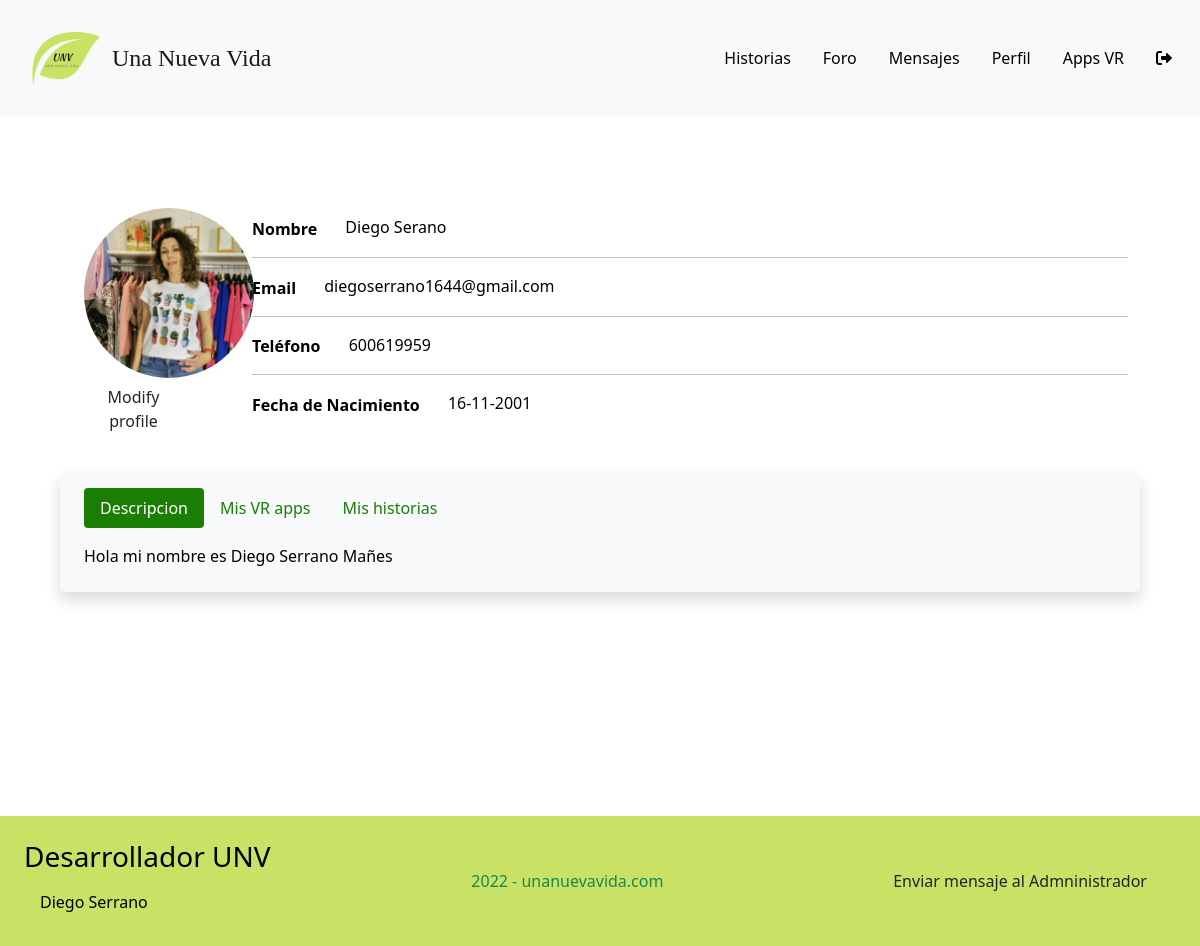
Page /web/index.php?ctl=verPerfil&id=70 (signed in) on the committed database.
### tables this page shows
CREATE TABLE `usuarios` (
  `id_usuario` int(11) NOT NULL,
  `usuario` varchar(10) NOT NULL,
  `password` varchar(200) NOT NULL,
  `nombre` varchar(20) NOT NULL,
  `apellidos` varchar(40) DEFAULT NULL,
  `email` varchar(40) NOT NULL,
  `telefono` varchar(12) DEFAULT NULL,
  `fecha_nac` date DEFAULT NULL,
  `descripcion` text DEFAULT NULL,
  `vr_apps` text DEFAULT NULL,
  `foto_perfil` varchar(100) NOT NULL,
  `fecha_creacion` datetime NOT NULL DEFAULT current_timestamp(),
  `rol` int(11) NOT NULL,
  `activo` int(11) NOT NULL,
  `google` tinyint(4) NOT NULL
);

### app/controladores/cUsuarios.php (called while the page is built, shortened)
<?php
class cUsuarios
{
    public function verPerfil()
    {
        try {
            if (!isset($_GET['id'])) {
                throw new Exception('Page not found');
            } else {
                $id = $_GET['id'];
                $usuario = new Usuario();
                $params = $usuario->getUsuario($id);
                $a = new Historia();
                $params['anuncios'] = $a->listarHistoriasUsuario($id);
            }
        } catch (Exception $e) {
            error_log($e->getMessage() . microtime() . PHP_EOL, 3, "logExceptio.txt");
            header('Location: index.php?ctl=error');
        } catch (Error $e) {
            error_log($e->getMessage() . microtime() . PHP_EOL, 3, "logError.txt");
            header('Location: index.php?ctl=error');
        }
        require __DIR__ . '/../vistas/vVerPerfil.php';
    }
}

### app/modelos/Model.php (called while the page is built, shortened)
<?php
class Model extends PDO {
    public function __construct()
    {
            $this->conexion = new PDO('mysql:host=' . Config::$mvc_bd_hostname . ';dbname=' . Config::$mvc_bd_nombre . '', Config::$mvc_bd_usuario, Config::$mvc_bd_clave);
    }
}
?>

### app/modelos/classUsuario.php (called while the page is built, shortened)
<?php
class Usuario extends Model {
    public function getUsuario($id) {
        $consulta = "SELECT * FROM usuarios WHERE id_usuario=:id";
        $result = $this->conexion->prepare($consulta);
        $result->bindParam(':id', $id);
        if ($result->execute()) {
            return $result->fetch(PDO::FETCH_ASSOC);
        } else {
            return false;
        }
    }
}
?>

### app/modelos/classHistoria.php (called while the page is built, shortened)
<?php
class Historia extends Model {
    public function listarHistoriasUsuario($id_usuario) {
        $consulta = "SELECT id_historia, titulo, a.descripcion, a.fecha_creacion, nombre, apellidos, idioma FROM `historias` a
        LEFT JOIN usuarios u on u.id_usuario=a.id_usuario
        WHERE u.id_usuario = :usuario";
        $result = $this->conexion->prepare($consulta);
        $result->bindParam(':usuario', $id_usuario);
        if ($result->execute()) {
            $resultado = $result->fetchAll();
            return $resultado;
        } else {
            false;
        }
    }
}
?>

### app/vistas/vVerPerfil.php (the view, shortened to what this page needs)
<?php
$A = substr($params['fecha_nac'], 0, 4);
$Mes = substr($params['fecha_nac'], 5, 2);
$Dia = substr($params['fecha_nac'], 8, 2);
$fecha = $Dia . "-" . $Mes . "-" . $A;
?>
<main class="container-fluid perfilContainer">
	<div class="row align-items-center">
		<div class="col-md-2 border-2 border-dark rounded-3 pt-2 pb-3 px-4 mb-3">
			<img class="rounded-circle text-center mt-4 mx-auto imgPfp" src="<?php echo $params['foto_perfil'] ?>" title="<?php echo $params['usuario'] ?>'s profile pic" alt="Picture">
			<?php
			if ($_SESSION['id_usuario'] == $params['id_usuario']) {
						?>
                <a class="text-center mb-3" href=<?php echo "index.php?ctl=modificarPerfil&id=" . $params['id_usuario'] ?>>
				<button class="col-md-9 col-xs-12 btn colorSecundario">Modify profile</button></a>
					<?php } ?>
		</div>
		<div class="col-md-10">
			<p><span class="d-inline-block fw-bold me-4 align-middle">Nombre</span> <?php echo (isset($params['apellidos']))? $params['nombre'] . " " . $params['apellidos']: $params['nombre'] ?></p>
			<hr>
			<?php
			if ($_SESSION['id_usuario'] == $params['id_usuario']) {
				?>
			<p><span class="d-inline-block fw-bold me-4 align-middle">Email</span> <?php echo $params['email'] ?></p>
			<hr>
		<?php
	}
	?>
			<p><span class="d-inline-block fw-bold me-4 align-middle">Teléfono</span> <?php echo (isset($params['telefono']) && !empty($params['telefono']))? $params['telefono']:"-" ?></p>
			<hr>
			<p><span class="d-inline-block fw-bold me-4 align-middle">Fecha de Nacimiento</span> <?php echo $fecha ?></p>
		</div>
	</div>
	<div class="row justify-content-center">
		<div
			class="col-12 col-md-12 bg-light border-2 border-dark rounded-3 shadow pt-3 pb-4 px-4 extraContainer">
			<ul class="nav nav-pills mb-3" id="pills-tab" role="tablist">
				<li class="nav-item" role="presentation">
					<button class="nav-link active" id="pills-desc-tab"
						data-bs-toggle="pill" data-bs-target="#pills-desc" type="button"
						role="tab" aria-controls="pills-desc" aria-selected="true">Descripcion</button>
				</li>
				<li class="nav-item" role="presentation">
					<button class="nav-link" id="pills-portfolio-tab"
						data-bs-toggle="pill" data-bs-target="#pills-portfolio"
						type="button" role="tab" aria-controls="pills-portfolio"
						aria-selected="false">Mis VR apps</button>
				</li>
				<li class="nav-item" role="presentation">
					<button class="nav-link" id="pills-adsUser-tab"
						data-bs-toggle="pill" data-bs-target="#pills-adsUser"
						type="button" role="tab" aria-controls="pills-adsUser"
						aria-selected="false">Mis historias</button>
				</li>
			</ul>
			<div class="tab-content" id="pills-tabContent">
				<div class="tab-pane fade show active text-justify" id="pills-desc"
					role="tabpanel" aria-labelledby="pills-desc-tab"><?php echo (isset($params['descripcion'])&&!empty($params['descripcion']))?$params['descripcion']:"Todavía no has escrito una descripción sobre ti" ?></div>
			</div>
		</div>
</main>
<?php include __DIR__ . './layout.php' ?>

### web/css/style.css (style rules this page uses)
* { -webkit-box-sizing: border-box; box-sizing: border-box; margin: 0; padding: 0; }
.perfilContainer { width: 90%; margin-top: 5%; color: black; }
.imgPfp, .imgPfpH { width: 150px; min-width: 120px; height: 150px; overflow: hidden; object-fit: cover; transition: .5s ease; }
.extraContainer { width: 100%; min-width: 300px; color: black; }
.text-justify { text-align: justify; }
@media ( min-width : 992px) { .imgPfp, .imgPfpH { width: 170px; height: 170px; } }
@media ( min-width : 992px) { .extraContainer { width: 100%; min-width: 300px; margin-bottom: 0%; } }
.nav-pills .nav-link.active { background-color: #1a7e05; color:white; }
.nav-pills .nav-link { color: #1a7e05; }

### rows in the picture
usuarios: foto_perfil+usuario (picture), nombre "Diego", apellidos "Serano", email "diegoserrano1644@gmail.com", telefono "600619959", fecha_nac "16-11-2001", descripcion "Hola mi nombre es Diego Serrano Mañes"
